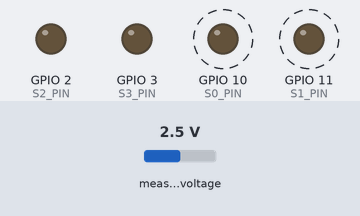
A program run on a simulated ESP32-C6. Shown: output pins drawn as LEDs (lit = HIGH). Dashed ring = blinking. The test bench sets the inputs (shaded band); at power-on: measured voltage 2.5 V. What the program prints to the serial monitor is not drawn.

Above: at 1.04 s.
Timing chart, 0 to 4.0 s (numbered marks = the images above):
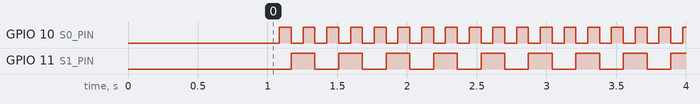

The program:

main.cpp
```cpp
#include <Arduino.h>
#include <Wire.h>
#include <Adafruit_ADS1X15.h>

Adafruit_ADS1115 ads;

const int SDA_PIN = 6;
const int SCL_PIN = 7;
const int S0_PIN = 10;
const int S1_PIN = 11;
const int S2_PIN = 2;
const int S3_PIN = 3;

#define MAX_HEIGHT 15

#define WINDOW_SIZE 30 // How many readings to keep in the history

float g_window[16][WINDOW_SIZE] = {0};
int window_idx[16] = {0};
bool window_filled[16] = {false};

float last_stable_G[16] = {0};
float candidate_G[16] = {0};
int stable_frames[16] = {0};

int tower_height[16] = {0};
int block_type[16][MAX_HEIGHT] = {0};
float block_delta[16][MAX_HEIGHT] = {0.0};

void setMuxChannel(int channel)
{
  digitalWrite(S0_PIN, bitRead(channel, 0));
  digitalWrite(S1_PIN, bitRead(channel, 1));
  digitalWrite(S2_PIN, bitRead(channel, 2));
  digitalWrite(S3_PIN, bitRead(channel, 3));
  delay(2);
}

void setup()
{
  Serial.begin(115200);
  Wire.begin(SDA_PIN, SCL_PIN);

  pinMode(S0_PIN, OUTPUT);
  pinMode(S1_PIN, OUTPUT);
  pinMode(S2_PIN, OUTPUT);
  pinMode(S3_PIN, OUTPUT);

  if (!ads.begin(0x48, &Wire))
  {
    Serial.println("ERROR: ADS1115 not found.");
    while (1)
      ;
  }

  ads.setGain(GAIN_ONE);
  ads.setDataRate(RATE_ADS1115_860SPS);
  delay(1000);      // Give the web serial connection a second to stabilize
  Serial.println(); // Flush any bootloader garbage
  Serial.println();
}

// --- Helper Functions to send the exact JSON the web app expects ---

// --- Simplified JSON Broadcaster ---
void sendHardwareEvent(int ch, const char *action, int z, float uS)
{
  Serial.print("{\"ch\":");
  Serial.print(ch);
  Serial.print(",\"action\":\"");
  Serial.print(action);
  Serial.print("\",\"z\":");
  Serial.print(z);
  Serial.print(",\"uS\":");
  Serial.print(uS, 1);
  Serial.println("}");
}

// --- Main Loop ---
void loop()
{
  // Loop through channel 0 and channel 1
  for (int ch = 0; ch < 4; ch++)
  {
    setMuxChannel(ch);

    // Give the multiplexer a tiny microsecond delay to physically switch pins before reading
    delayMicroseconds(10);

    long raw_sum = 0;
    for (int i = 0; i < 10; i++)
      raw_sum += ads.readADC_SingleEnded(0);
    float avg_voltage = ads.computeVolts(raw_sum / 10);

    float current_G = 0.0;
    if (avg_voltage > 0.1 && avg_voltage < 3.25)
    {
      current_G = 100.0 * (avg_voltage / (3.269 - avg_voltage));
    }

    g_window[ch][window_idx[ch]] = current_G;
    window_idx[ch]++;
    if (window_idx[ch] >= WINDOW_SIZE)
    {
      window_idx[ch] = 0;
      window_filled[ch] = true;
    }

    if (window_filled[ch])
    {
      float min_g = g_window[ch][0];
      float max_g = g_window[ch][0];
      float sum_g = 0;

      for (int i = 0; i < WINDOW_SIZE; i++)
      {
        float val = g_window[ch][i];
        if (val < min_g)
          min_g = val;
        if (val > max_g)
          max_g = val;
        sum_g += val;
      }

      float spread = max_g - min_g;

      // Proceed only if the physical connection is stable
      if (spread < 15.0)
      {
        float settled_G = sum_g / WINDOW_SIZE;

        // 1. Check for complete tower removal
        if (settled_G < 15.0 && tower_height[ch] > 0)
        {
          while (tower_height[ch] > 0)
          {
            int z = tower_height[ch] - 1;
            sendHardwareEvent(ch, "remove", z, block_delta[ch][z]);
            tower_height[ch]--;
          }
          last_stable_G[ch] = 0.0;
          return;
        }

        // 2. Evaluate Deltas
        if (abs(settled_G - last_stable_G[ch]) > 50)
        {
          float delta = settled_G - last_stable_G[ch];

          // Block Added (Just check if it's broadly a block, no specific IDs needed)
          if (delta > 60)
          {
            if (tower_height[ch] < MAX_HEIGHT)
            {
              int z = tower_height[ch];
              block_delta[ch][z] = delta; // Save the exact electrical weight
              tower_height[ch]++;
              last_stable_G[ch] = settled_G;

              sendHardwareEvent(ch, "add", z, delta);
            }
          }
          // Block(s) Removed
          else if (delta < -50)
          {
            while ((last_stable_G[ch] - settled_G) > 50 && tower_height[ch] > 0)
            {
              int z = tower_height[ch] - 1;
              float removed_uS = block_delta[ch][z];

              last_stable_G[ch] -= removed_uS;
              block_delta[ch][z] = 0.0;
              tower_height[ch]--;

              sendHardwareEvent(ch, "remove", z, removed_uS);
            }
            last_stable_G[ch] = settled_G;
          }
        }
      }
    }
  }
}
```

Measured:
- by itself, GPIO 10 (S0_PIN): alternates HIGH for 0.09 s and LOW for 0.09 s
- by itself, GPIO 11 (S1_PIN): alternates HIGH for 0.17 s and LOW for 0.17 s
